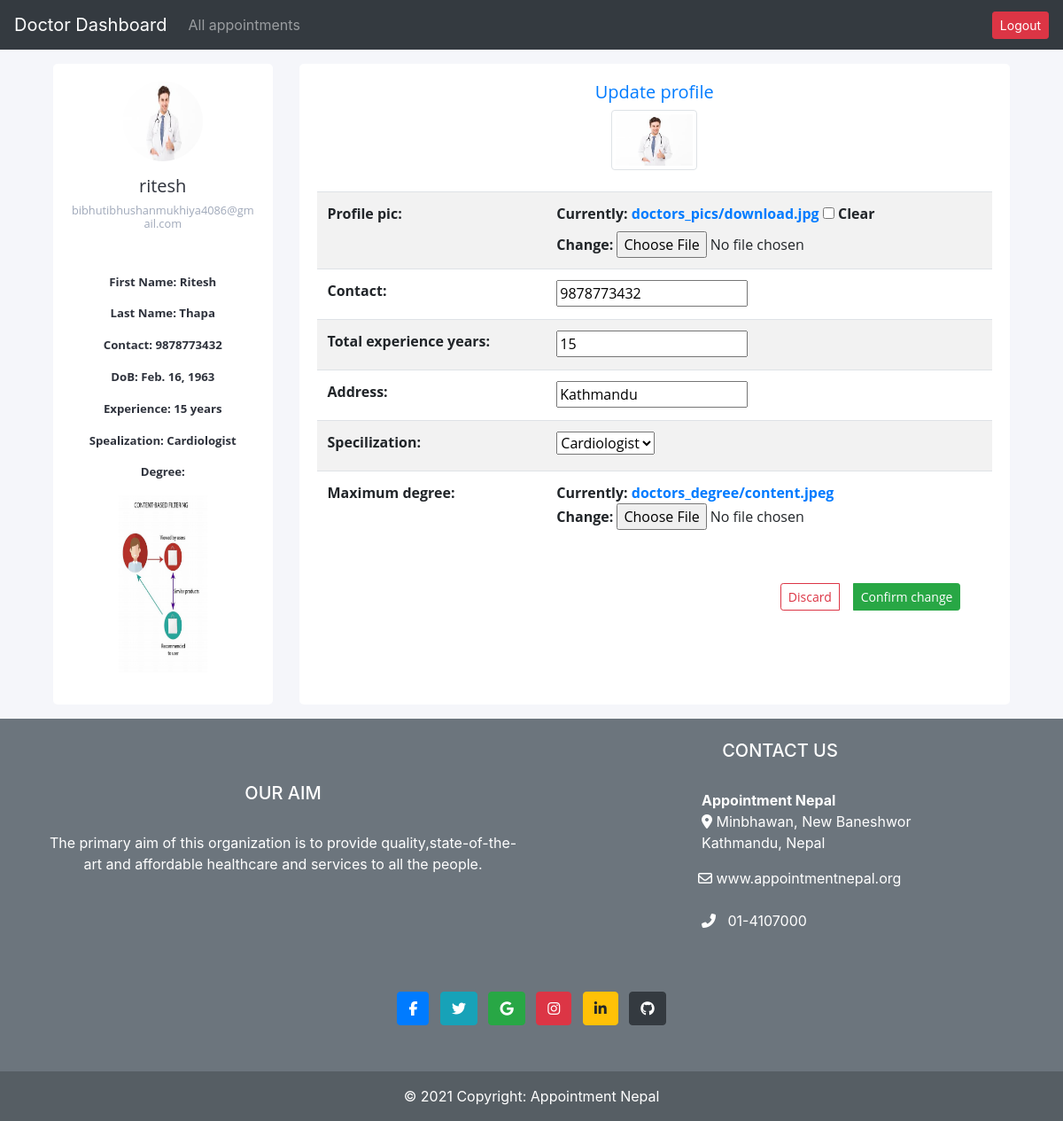
The app's page /updatedoctor/1 (signed in) with its own data.
### accounts/models.py (models this page shows, shortened)
class DoctorUser(models.Model):
    user = models.OneToOneField(User, on_delete=models.CASCADE, related_name='doctor')
    dob= models.DateField(null=True)
    total_experience_years= models.PositiveIntegerField(null=True)
    address= models.CharField(max_length=255, null=True)
    contact= models.CharField(max_length=10, null=True)
    maximum_degree= models.ImageField(upload_to='doctors_degree',null=False)
    specilization=models.ForeignKey(Specilization,null=False, on_delete=models.CASCADE)
    profile_pic= models.ImageField(upload_to='doctors_pics', null=True, blank=True)
    admin_approve=models.BooleanField(default=False)
    @property
    def imageUrl(self):
        try:
            url=self.profile_pic.url
        except:
            url=''
        return url

class Specilization(models.Model):
    specilization_type=models.CharField(max_length=255, null=False)
    problem_related=models.CharField(max_length=255, null=False)
    def __str__(self):
        return self.specilization_type

### accounts/views.py (the view, shortened to what this page needs)
# urls.py: path('updatedoctor/<pk>', DoctorProfileUpdateView.as_view(), name='dprofileupdate'),
class DoctorProfileUpdateView(UpdateView):
    model = DoctorUser
    fields = '__all__'
    fields = ['profile_pic','contact', 'total_experience_years','address','specilization','maximum_degree']
    success_url =("/doctorsapp/")

### templates/accounts/doctoruser_form.html (shortened to what this page needs)
{% extends 'doctorsapp/layout.html' %}
{% load static %}
{% block content %}
<div class="ok container my-3">
    <div class="container">
        <div class="row gutters">
        <div class="col-xl-3 col-lg-3 col-md-12 col-sm-12 col-12">
        <div class="card h-100">
            <div class="card-body">
                <div class="account-settings">
                        <div class="user-profile">
                            <div class="user-avatar">
                                <img src="{{request.user.doctor.imageUrl}}" alt="doctor pic">
                            </div>
                            <h5 class="user-name">{{request.user.username}}</h5>
                            <h6 class="user-email">{{request.user.email}}</h6>
                        </div>
                        <div class="about">
                            <p>First Name: {{request.user.first_name}}</p>
                      <p>Last Name: {{request.user.last_name}}</p>
                      <p>Contact: {{request.user.doctor.contact}}</p>
                      <p>DoB: {{request.user.doctor.dob}}</p>
                      <p>Experience: {{request.user.doctor.total_experience_years}} years</p>
                      <p>Spealization: {{request.user.doctor.specilization}}</p>
                      <p>Degree: </p>
                      <img src="{{request.user.doctor.maximum_degree.url}}" alt="degree" height="200" width="100">
                      <br>
                        </div>
                </div>
            </div>
        </div>
        </div>
        <div class="col-xl-9 col-lg-9 col-md-12 col-sm-12 col-12">
        <div class="card h-100">
            <div class="card-body">
                        <h5 class="mb-2 text-primary text-center fw-light ">Update profile</h5>
                    <form method="POST" enctype="multipart/form-data">
                    <table class="table table-striped">
                        <div class="col-lg-2 mx-auto">
                            <img src="/media/{{form.profile_pic.value}}" alt="pic" height="100" width="100" class="img-thumbnail">
                        </div><br>
                        {{ form.as_table}}
                    </table>
                    <div class="col-lg-4 ml-auto mt-5">
                        <div class="btn-group">
                            <a href="{% url 'doctorsapp:doctorhome' %}" class='btn btn-outline-danger btn-sm mr-3 ' onclick="return confirm('Do you really want to unchange?')">Discard</a>
                            <button type="submit" class='btn btn-success btn-sm'>Confirm change</button>
                        </div>
                    </div>
                    </form>
            </div>
        </div>
        </div>
        </div>
        </div>
</div>
{% include 'mainapp/footer.html' %}
{% endblock %}

### statics/mainapp/css/navbar.css (style rules this page uses)
* { overflow-x: wrap; }
.ok { font-family: 'Open Sans', sans-serif; font-size: 1em; font-weight: bold; }

### templates/accounts/doctoruser_form.html (style rules this page uses)
body { margin: 0; color: #2e323c; background: #f5f6fa; position: relative; height: 100%; }
.account-settings .user-profile { margin: 0 0 1rem 0; padding-bottom: 1rem; text-align: center; }
.account-settings .user-profile .user-avatar { margin: 0 0 1rem 0; }
.account-settings .user-profile .user-avatar img { width: 90px; height: 90px; -webkit-border-radius: 100px; -moz-border-radius: 100px; border-radius: 100px; }
.account-settings .user-profile h5.user-name { margin: 0 0 0.5rem 0; }
.account-settings .user-profile h6.user-email { margin: 0; font-size: 0.8rem; font-weight: 400; color: #9fa8b9; }
.account-settings .about { margin: 2rem 0 0 0; text-align: center; }
.account-settings .about p { font-size: 0.825rem; }
.card { background: #ffffff; -webkit-border-radius: 5px; -moz-border-radius: 5px; border-radius: 5px; border: 0; margin-bottom: 1rem; }

### records on screen
DoctorUser: profile_pic.value (picture), contact "9878773432", total_experience_years "15", address "Kathmandu", specilization "Cardiologist"

### other values on screen
{{ request.user.username }} "ritesh"
{{ request.user.email }} "bibhutibhushanmukhiya4086@gmail.com"
{{ request.user.first_name }} "Ritesh"
{{ request.user.last_name }} "Thapa"
{{ request.user.doctor.contact }} "9878773432"
{{ request.user.doctor.dob }} "Feb. 16, 1963"
{{ request.user.doctor.total_experience_years }} "15"
{{ request.user.doctor.specilization }} "Cardiologist"
